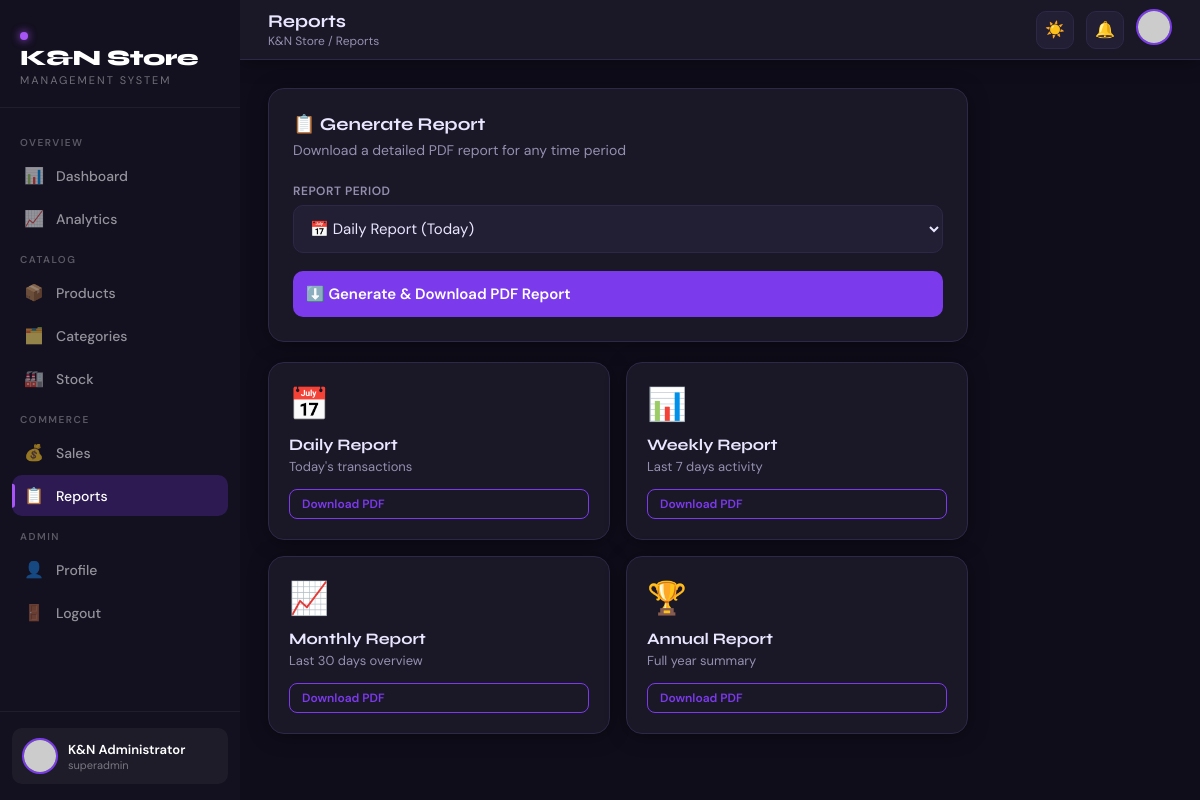
/reports (signed in), run on the app's committed database.
### app.py (models this page shows)
class Admin(UserMixin, db.Model):
    id = db.Column(db.Integer, primary_key=True)
    username = db.Column(db.String(80), unique=True, nullable=False)
    email = db.Column(db.String(120), unique=True, nullable=False)
    password_hash = db.Column(db.String(256), nullable=False)
    profile_image = db.Column(db.String(256), default='default.png')
    full_name = db.Column(db.String(120), default='')
    phone = db.Column(db.String(20), default='')
    role = db.Column(db.String(20), default='admin')
    created_at = db.Column(db.DateTime, default=datetime.utcnow)
    theme = db.Column(db.String(10), default='light')

### app.py (the view)
@app.route('/reports')
@login_required
def reports():
    return render_template('reports.html', theme=get_theme())

### app.py (called while the page is built)
@login_manager.user_loader
def load_user(user_id):
    return Admin.query.get(int(user_id))

def get_theme():
    if current_user.is_authenticated:
        return current_user.theme
    return session.get('theme', 'light')

### templates/reports.html (shortened to what this page needs)
{% extends "base.html" %}
{% block page_title %}Reports{% endblock %}
{% block breadcrumb %}K&N Store / Reports{% endblock %}
{% block content %}
<div style="max-width:700px">
  <div class="card" style="margin-bottom:20px">
    <h2 style="font-family:'Syne',sans-serif;font-size:18px;margin-bottom:6px">📋 Generate Report</h2>
    <p style="color:var(--text2);font-size:14px;margin-bottom:24px">Download a detailed PDF report for any time period</p>
    <form method="POST" action="{{ url_for('generate_report') }}">
      <div class="form-group"><label>Report Period</label>
        <select name="period" style="font-size:15px;padding:12px">
          <option value="day">📅 Daily Report (Today)</option>
        </select>
      </div>
      <button type="submit" class="btn btn-primary" style="width:100%;padding:13px;font-size:15px">
        ⬇️ Generate & Download PDF Report
      </button>
    </form>
  </div>
  <div style="display:grid;grid-template-columns:repeat(2,1fr);gap:16px">
    {% for period, label, icon, desc in [('day','Daily','📅','Today\'s transactions'),('week','Weekly','📊','Last 7 days activity'),('month','Monthly','📈','Last 30 days overview'),('year','Annual','🏆','Full year summary')] %}
    <div class="card" style="padding:20px">
      <div style="font-size:32px;margin-bottom:10px">{{ icon }}</div>
      <div style="font-family:'Syne',sans-serif;font-weight:700;margin-bottom:4px">{{ label }} Report</div>
      <div style="font-size:13px;color:var(--text2);margin-bottom:14px">{{ desc }}</div>
      <form method="POST" action="{{ url_for('generate_report') }}">
        <button type="submit" class="btn btn-outline btn-sm" style="width:100%">Download PDF</button>
      </form>
    </div>
    {% endfor %}
  </div>
</div>
{% endblock %}

### templates/base.html (shortened to what this page needs)
<!DOCTYPE html>
<html lang="en" data-theme="{{ theme }}">
<head>
</head>
<body>
<aside class="sidebar">
  <div class="sidebar-logo">
    <div class="logo-badge"><span class="dot"></span></div>
    <div class="logo-text">K&N Store</div>
    <div class="logo-sub">Management System</div>
  </div>
  <nav class="sidebar-nav">
    <div class="nav-section">Overview</div>
    <a href="{{ url_for('dashboard') }}" class="nav-item {% if request.endpoint == 'dashboard' %}active{% endif %}">
      <span class="nav-icon">📊</span> Dashboard
    </a>
    <a href="{{ url_for('analytics') }}" class="nav-item {% if request.endpoint == 'analytics' %}active{% endif %}">
      <span class="nav-icon">📈</span> Analytics
    </a>
    <div class="nav-section">Catalog</div>
    <a href="{{ url_for('products') }}" class="nav-item {% if request.endpoint in ['products','add_product','edit_product'] %}active{% endif %}">
      <span class="nav-icon">📦</span> Products
    </a>
    <a href="{{ url_for('categories') }}" class="nav-item {% if request.endpoint == 'categories' %}active{% endif %}">
      <span class="nav-icon">🗂️</span> Categories
    </a>
    <a href="{{ url_for('stock') }}" class="nav-item {% if request.endpoint == 'stock' %}active{% endif %}">
      <span class="nav-icon">🏭</span> Stock
    </a>
    <div class="nav-section">Commerce</div>
    <a href="{{ url_for('sales') }}" class="nav-item {% if request.endpoint == 'sales' %}active{% endif %}">
      <span class="nav-icon">💰</span> Sales
    </a>
    <a href="{{ url_for('reports') }}" class="nav-item {% if request.endpoint == 'reports' %}active{% endif %}">
      <span class="nav-icon">📋</span> Reports
    </a>
    <div class="nav-section">Admin</div>
    <a href="{{ url_for('profile') }}" class="nav-item {% if request.endpoint == 'profile' %}active{% endif %}">
      <span class="nav-icon">👤</span> Profile
    </a>
    <a href="{{ url_for('logout') }}" class="nav-item">
      <span class="nav-icon">🚪</span> Logout
    </a>
  </nav>
  <div class="sidebar-footer">
    <div class="admin-card">
      <img src="{{ url_for('static', filename='uploads/' + (current_user.profile_image or 'default.png')) }}" class="admin-avatar" onerror="this.src='https://ui-avatars.com/api/?name={{ current_user.username }}&background=7c3aed&color=fff&size=64'">
      <div class="admin-info">
        <div class="name">{{ current_user.full_name or current_user.username }}</div>
        <div class="role">{{ current_user.role }}</div>
      </div>
    </div>
  </div>
</aside>
<div class="main">
  <div class="topbar">
    <div class="topbar-left">
      <h1>{% block page_title %}Dashboard{% endblock %}</h1>
      <div class="breadcrumb">{% block breadcrumb %}K&N Store / Dashboard{% endblock %}</div>
    </div>
    <div class="topbar-right">
      <button class="btn-icon" id="themeBtn" onclick="toggleTheme()" title="Toggle theme">
        {{ '☀️' if theme == 'dark' else '🌙' }}
      </button>
      <button class="btn-icon" title="Notifications">🔔</button>
      <a href="{{ url_for('profile') }}" style="text-decoration:none">
        <img src="{{ url_for('static', filename='uploads/' + (current_user.profile_image or 'default.png')) }}"
             style="width:36px;height:36px;border-radius:50%;object-fit:cover;border:2px solid var(--accent);cursor:pointer"
             onerror="this.src='https://ui-avatars.com/api/?name={{ current_user.username }}&background=7c3aed&color=fff&size=64'">
      </a>
    </div>
  </div>
  <div class="page-body">
    {% block content %}{% endblock %}
  </div>
</div>
</body>
</html>

### data on the page
Admin: full_name "K&N Administrator", role "superadmin", theme "☀️"

### other printed values
{{ icon }} "📅" "📊" "📈" "🏆"
{{ label }} "Daily" "Weekly" "Monthly" "Annual"
{{ desc }} "Today's transactions" "Last 7 days activity" "Last 30 days overview" "Full year summary"
